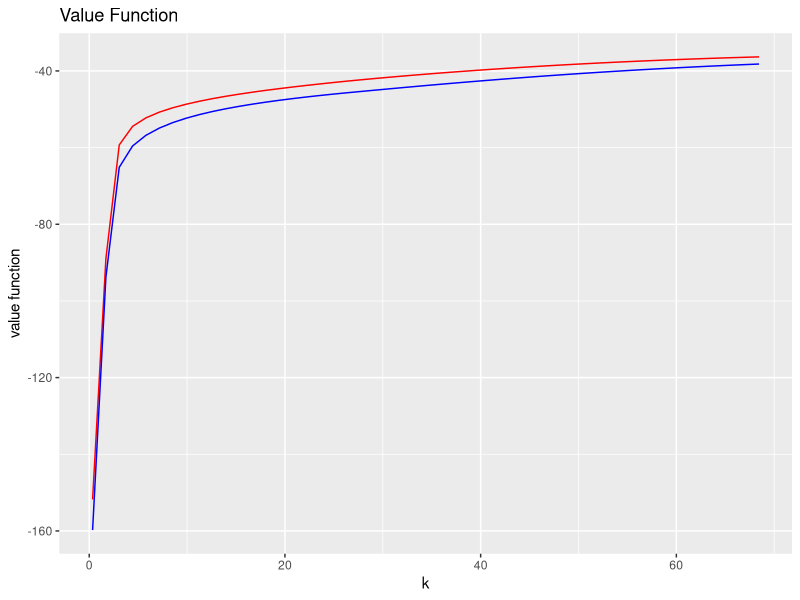
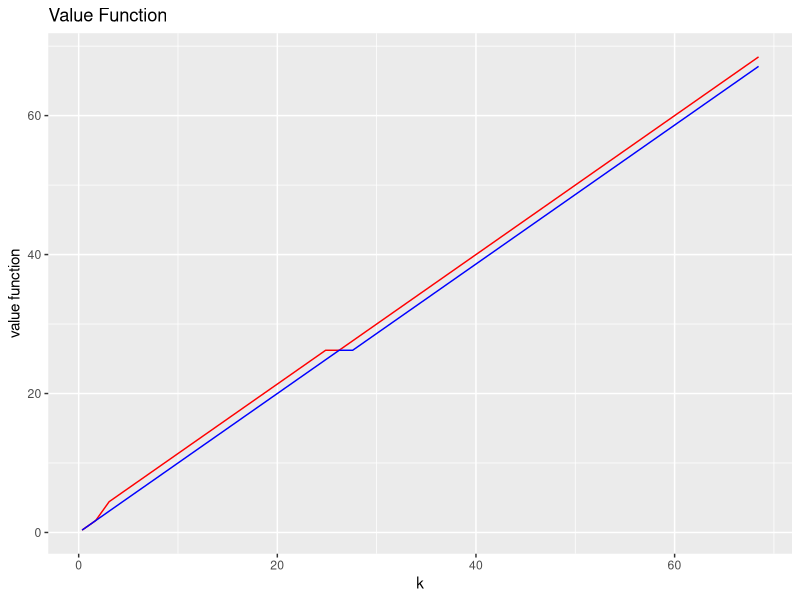

The R source for these figures, in order:
install.packages('pracma')
library(pracma)
install.packages('zoo')
library(zoo)
library(ggplot2)
############################ Q1 - Q3
alpha = .35
beta = .99
sigma = 2
delta = .025
abar = 1
rbar = 1/beta + delta - 1
kbar = (alpha*abar/(rbar))**(1/(1-alpha))

klow = 0.01*kbar
khigh = 1.99*kbar
ks = 51
ktod = data.frame(linspace(klow, khigh, ks))
#ktom = data.frame(t(ktom))

k_mat = data.frame(rep(ktod,ks))
#ktod_m = data.frame(t(ktom_m))
#ktom_mat = as.matrix(ktom_m) 
#ktod_mat = as.matrix(ktod_m)

a = c(1.1, 0.678)
pmat = matrix(c(0.977,1-0.926,1-0.977,0.926),nrow=2,ncol=2)

dis = 1
tol = 1e-06
value_mat = matrix(0,nrow=2,ncol=ks)
VF_guess = matrix(0,nrow=2,ncol=ks)
VF = matrix(0,nrow=2,ncol=ks)
PF = matrix(0,nrow=2,ncol=ks)

Sys.time()
while (dis > tol){
  VF = matrix(0,nrow=2,ncol=ks)
  for (i in 1:2){
    cons = a[i]*k_mat^alpha + (1-delta)*k_mat - t(k_mat)
    ret = cons^(1-sigma)/(1-sigma)
    ret[cons<0] = -Inf
    p = matrix(rep(pmat[i,], ks), ks, byrow = T)
    value_mat =  ret + beta*p%*%VF_guess
    VF[i,] = apply(value_mat,1, max) 
    
    PF[i,] = ktod[apply(value_mat, 1, which.max),]
  }
  dis = abs(max(VF - VF_guess))
  VF_guess = VF
}
Sys.time()

plot = data.frame(t(VF))
plot$k = ktod$linspace.klow..khigh..ks.
names(plot)[1:2] = c('high','low')
ggplot() + 
  geom_line(data = plot[,c(1,3)], aes(x=k, y=high), color='red') +
  ggtitle("Value Function") +
  xlab("k")+
  ylab("value function") + 
  geom_line(data = plot[,c(2,3)], aes(x=k, y=low), color='blue') 
  
plot = data.frame(t(PF))
plot$k = ktod$linspace.klow..khigh..ks.

names(plot)[1:2] = c('high','low')
ggplot() + 
  geom_line(data = plot[,c(1,3)], aes(x=k, y=high), color='red') +
  ggtitle("Value Function") +
  xlab("k")+
  ylab("value function") + 
  geom_line(data = plot[,c(2,3)], aes(x=k, y=low), color='blue') 

################ Q4

